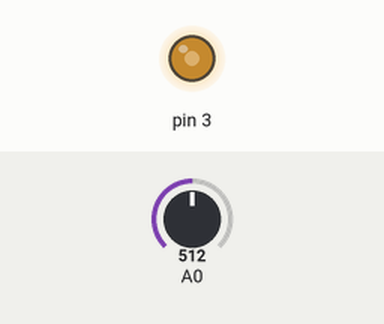
Recording of a sketch running on a simulated Arduino Uno, built with avr-gcc and run on an emulated ATmega328P. Parts: output pins drawn as LEDs (lit = HIGH). The inputs (shaded band) are chosen by the test bench; at power-on: A0 = 512.

Above: at 1.2 s.
1.3 s: A0 set to 716
At 1.7 s:
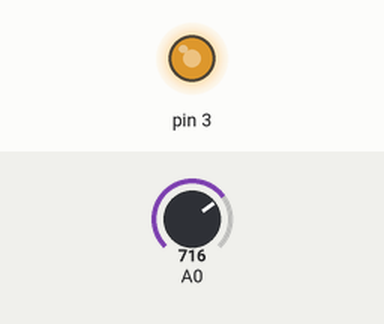
2.8 s: A0 set to 900
At 4.0 s:
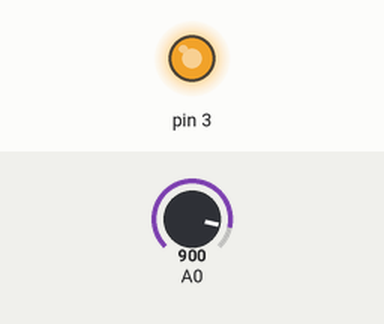
4.3 s: A0 set to 122
At 5.2 s:
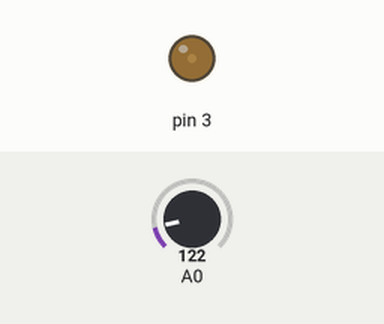
5.8 s: A0 set to 0
At 6.3 s:
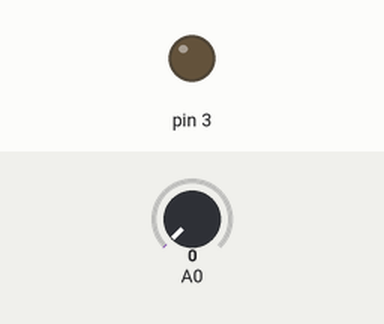
7.3 s: A0 set to 511
At 8.7 s:
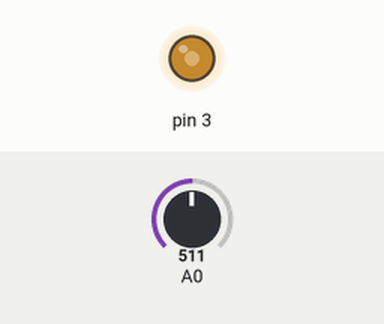
Timing chart, 0 to 9.8 s (numbered marks = the images above; inputs shaded):
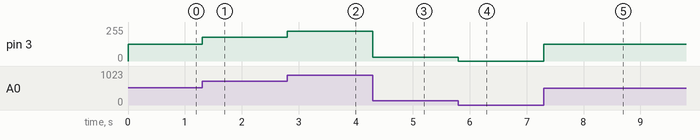

Measured:
- after the input at 1.3 s, pin 3: 127/255 → 178/255 at once
- after the input at 2.8 s, pin 3: 178/255 → 224/255 at once
- after the input at 4.3 s, pin 3: 224/255 → 30/255 at once
- after the input at 5.8 s, pin 3: 30/255 → 0/255 at once
- after the input at 7.3 s, pin 3: 0/255 → 127/255 at once

The sketch:

led_a_joystick.ino
```cpp
void setup() {
  pinMode(3, OUTPUT);
}

void loop() {
  int hodnota = analogRead(A0);
  byte intenzita = map(hodnota, 0, 1023, 0 , 255);
  analogWrite(3, intenzita);
}
```
